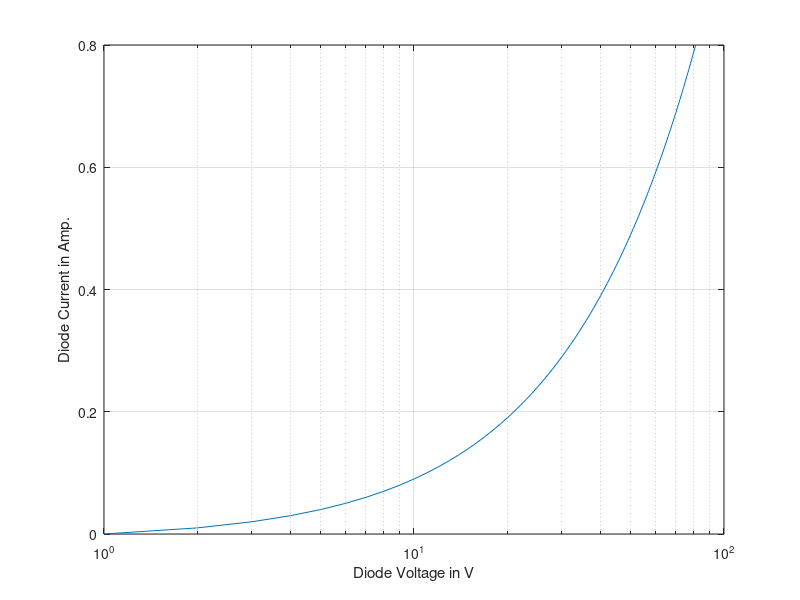

Here is the MATLAB script that generated this plot:
%Lisa Jacklin
%EE 333 HW 2.6
%9/12/2022

%part 1: plot the diode current as a function...

%ideal factor?

Is = 1*10^-13;  % diode reverse saturated current
q = 1.602*10^-19;    % electron charge
K = 1.38*10^-23; %Boltzmann constant
T = 300;    % Absolute temperature
fs=100;
dv=1/fs;
v0=-0 ;
vend=0.8 ; % changed to be the upper end of 0.8 V
Vd=v0:dv:vend;


Id = Is*(exp((q*Vd)./(1.65*K*T))-1);
plot(Vd,Id) ; 
semilogx(Vd) %this should show the yaxis for current 
grid ;
xlabel(' Diode Voltage in V ' ) ;
ylabel(' Diode Current in Amp. ')


